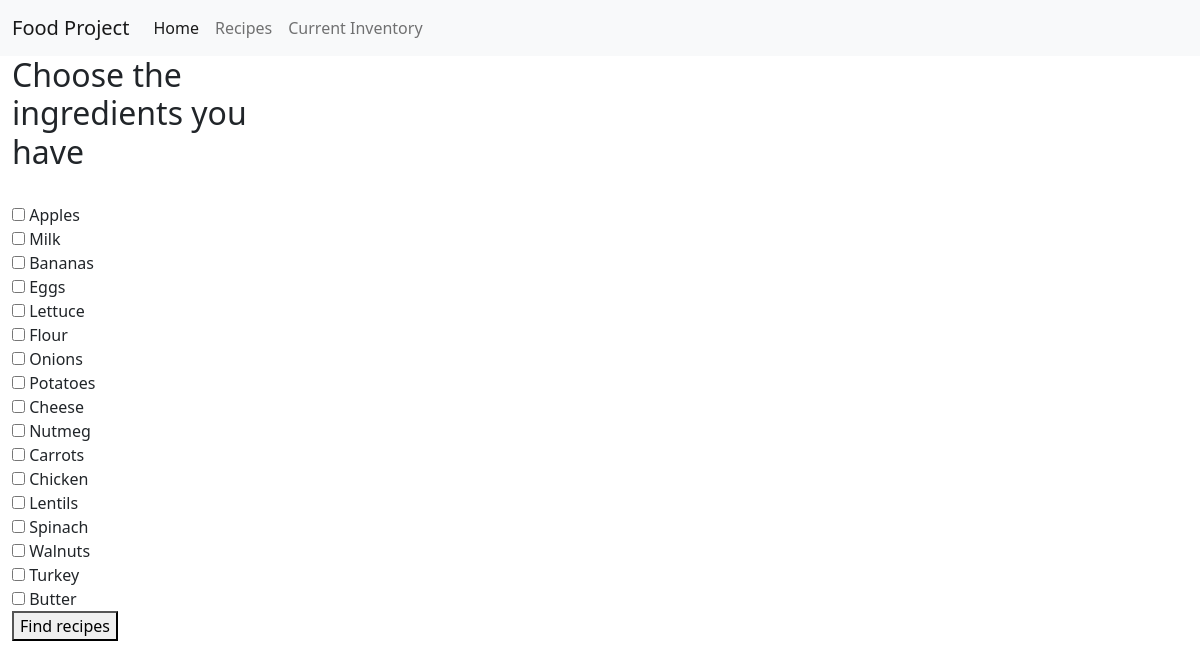
Screenshot of /food/recipes/ with the database file from the repository.
### food_app/models.py (models this page shows, shortened)
class ItemPurchased(models.Model):
    name = models.CharField(max_length=100)
    date_purchased = models.DateField()
    quantity = models.FloatField()
    photo = models.ImageField(upload_to='items')
    expiry_date = models.DateField(blank=True, null=True)

### food_app/views.py (the view, shortened to what this page needs)
# urls.py: path('recipes/', views.RecipeView, name = "Recipes"),
def RecipeView(request):
    context = {
        'items': ItemPurchased.objects.all()
    }
    return render(request, 'food_app/recipes.html', context=context)

### food_app/templates/food_app/recipes.html (shortened to what this page needs)
{% extends "food_app/base.html" %}
{% block content %}
{% load crispy_forms_tags %}
<div class="col-md-3">
    <h2> Choose the ingredients you have</h2>
<form method="post" novalidate>
          {{ form|crispy }}<br>
          {% for item in items %}
          <div class="checkbox">
            <label>
              <input type="checkbox" value = "{{item.name}}"  name = "items"> {{ item.name}}
            </label>
          </div>
{% endfor %}
    <button type="submit" name="recipe_form">Find recipes</button>
</form>
</div>
<div class="col-md-9">
    </div>
{% endblock %}

### rows the page displays
ItemPurchased: name "Apples"
ItemPurchased: name "Milk"
ItemPurchased: name "Bananas"
ItemPurchased: name "Eggs"
ItemPurchased: name "Lettuce"
ItemPurchased: name "Flour"
ItemPurchased: name "Onions"
ItemPurchased: name "Potatoes"
ItemPurchased: name "Cheese"
ItemPurchased: name "Nutmeg"
ItemPurchased: name "Carrots"
ItemPurchased: name "Chicken"
ItemPurchased: name "Lentils"
ItemPurchased: name "Spinach"
ItemPurchased: name "Walnuts"
ItemPurchased: name "Turkey"
ItemPurchased: name "Butter"
